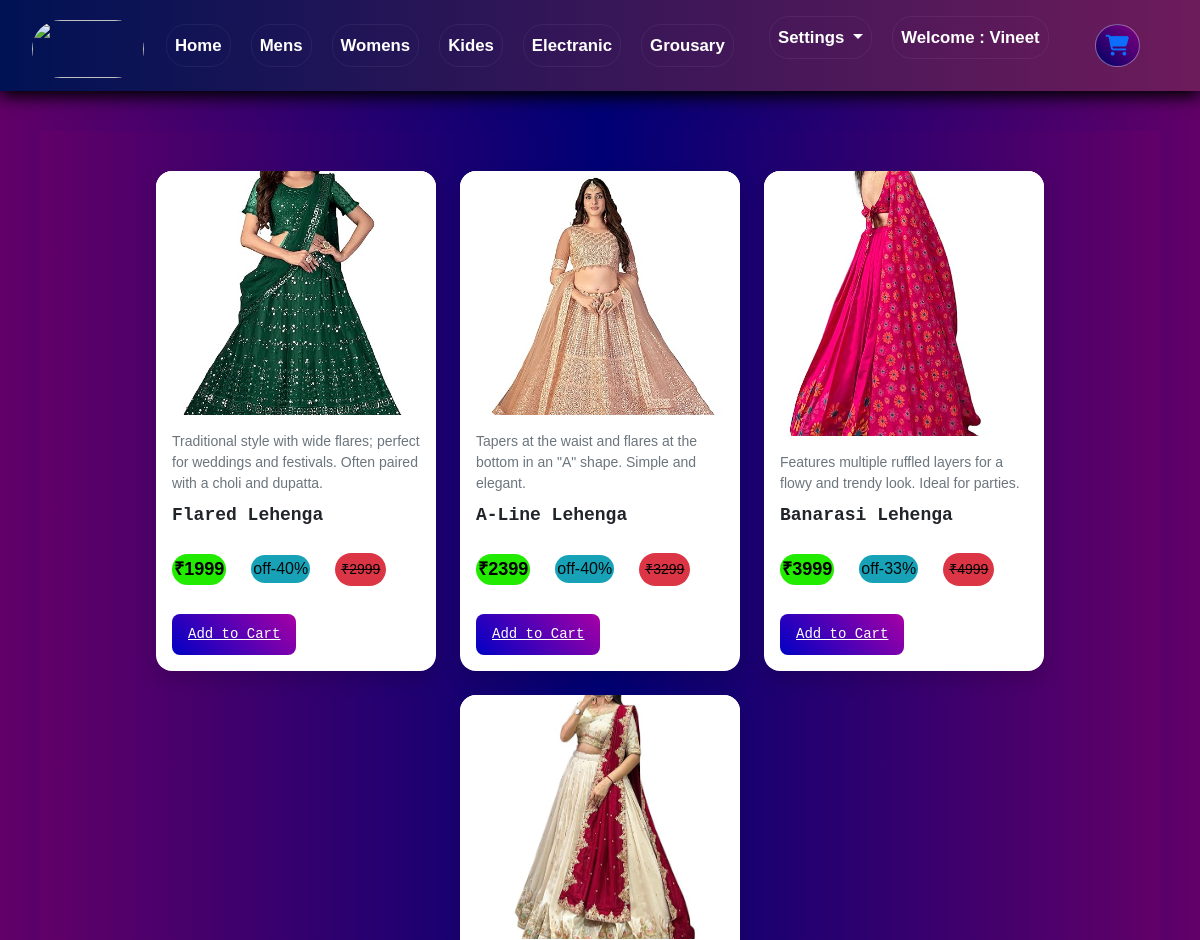
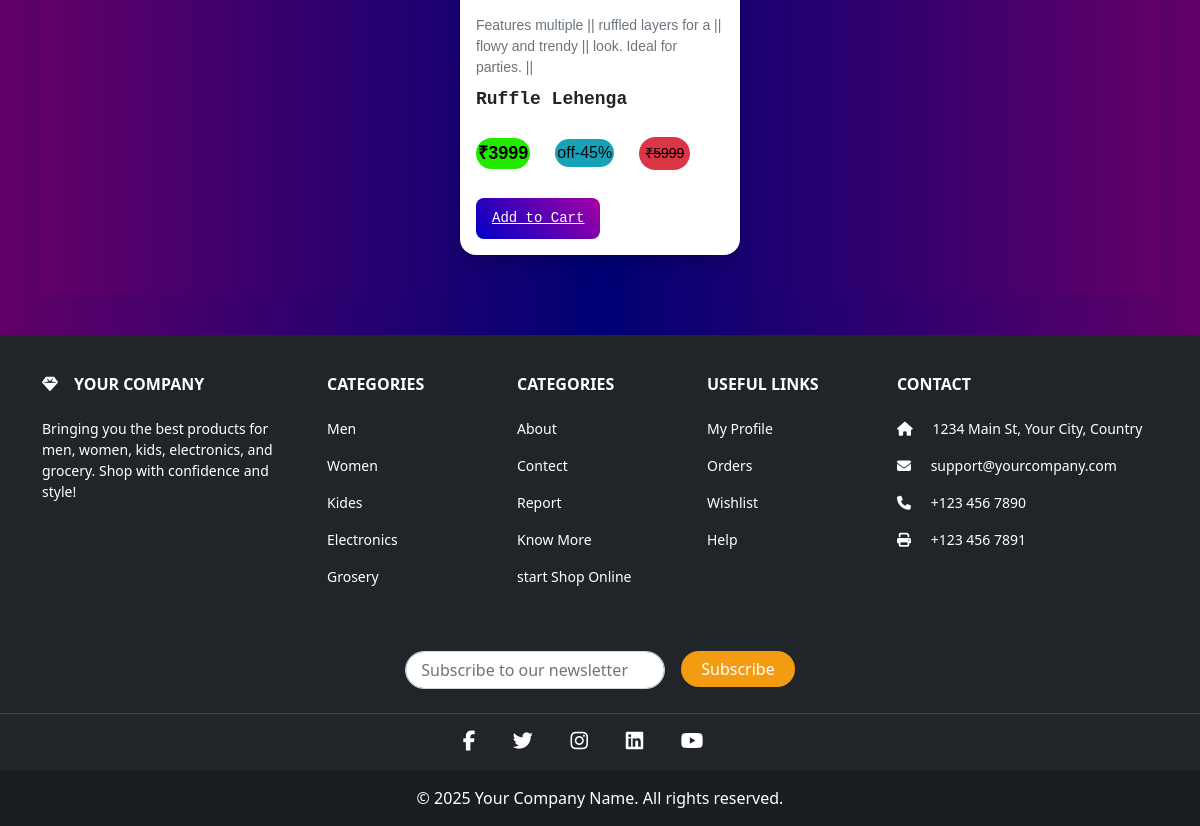
Page /womens/7 on the committed database (2 pictures, top to bottom).
### app/models.py (models this page shows)
class Customer(models.Model):
    cus_name = models.CharField(max_length=60)
    cus_email = models.EmailField(unique=True)
    cus_password = models.CharField(max_length=50)
    cus_cpassword = models.CharField(max_length=50)
    cus_image = models.ImageField(upload_to='image')
    cus_phone = models.IntegerField()
    cus_location = models.CharField(max_length=50)

class DynamicCards(models.Model):
    db_product_name = models.CharField(max_length=70)
    db_product_discription = models.CharField(max_length=400)
    db_product_discription2 = models.CharField(max_length=400)
    db_product_previous_price = models.IntegerField()
    db_product_offer_percentage = models.IntegerField()
    db_product_real_price = models.IntegerField()
    db_product_catagurays = models.CharField(max_length=100)  # <- no default here
    db_product_image1 = models.ImageField(upload_to='image')
    db_product_image2 = models.ImageField(upload_to='image')
    db_product_image3 = models.ImageField(upload_to='image')
    db_product_image4 = models.ImageField(upload_to='image')
    db_product_image5 = models.ImageField(upload_to='image')
    db_product_image6 = models.ImageField(upload_to='image')

### app/views.py (the view)
# urls.py: path('womens/<int:pk>',views.womens1,name='womens1'),
def womens1(request,pk):
    userdata = Customer.objects.get(id=pk)
    productDetails = DynamicCards.objects.filter(db_product_catagurays='women')
    return render(request,'womens.html',{'userdata':userdata,'productDetails':productDetails})

### app/templates/womens.html (shortened to what this page needs)
{% extends "comman.html" %}
{% load static %}
{% block css %}
{{ block.super }}
<link rel="stylesheet" href="{% static 'css/home.css' %}">
{% endblock css %}
{% block content %}
<div id="mainCardDiv">
<div id="mainCardDiv">
  {% for product in productDetails %}
    <div id="cardDiv">
      <div class="imageDiv">
        <img src="{{ product.db_product_image1.url }}" alt="{{ product.db_product_name }}">
      </div>
      <div id="detailesDiv">
        <div class="paradetailesDiv">
          <p class="paradet">{{ product.db_product_discription }}</p>
          <strong class="nameProduct">{{ product.db_product_name }}</strong>
        </div>
        <div class="offerDiv">
          <p class="currPrice">₹{{ product.db_product_real_price }}</p>
          <p class="offerPrice">off-{{ product.db_product_offer_percentage }}%</p>
          <p class="privePrice"><s>₹{{ product.db_product_previous_price }}</s></p>
        </div>
        <div class="buttonDiv">
          {% if userdata %}
            <a href="{% url 'addcard' pk=product.id jk=userdata.id %}" class="addToCardbtn">Add to Cart</a>
          {% endif %}
        </div>
      </div>
    </div>
  {% endfor %}
</div>
</div>
{% endblock %}

### app/templates/comman.html (shortened to what this page needs)
<!doctype html>
<html lang="en">
<head>
    <link href="https://cdn.jsdelivr.net/npm/bootstrap@5.0.2/dist/css/bootstrap.min.css"
        rel="stylesheet"
>
    <link rel="stylesheet"
        href="https://cdnjs.cloudflare.com/ajax/libs/font-awesome/6.7.2/css/all.min.css"
 />
    {% load static %}
    {% block css %}
    <link rel="stylesheet" href="{% static 'css/comman.css' %}">
    {% endblock %}
</head>
<body>
    <nav class="navbar navbar-expand-lg">
        <div class="container-fluid">
            <div id="LogoDiv">
                <img src="../static/image/log1.png" alt="" class="logoImg2">
            </div>
            {% if userdata %}
            <div class="collapse navbar-collapse" id="navbarSupportedContent">
                <ul class="navbar-nav me-auto mb-2 mb-lg-0">
                    <li class="nav-item">
                        <a class="nav-link" href="{% url 'home1' pk=userdata.id %}">Home</a>
                    </li>
                    <li class="nav-item">
                        <a class="nav-link" aria-current="page"
                            href="{% url 'mens1' pk=userdata.id %}">Mens</a>
                    </li>
                    <li class="nav-item">
                        <a class="nav-link" aria-current="page"
                            href="{% url 'womens1' pk=userdata.id %}">Womens</a>
                    </li>
                    <li class="nav-item">
                        <a class="nav-link" aria-current="page"
                            href="{% url 'kides1' pk=userdata.id %}">Kides</a>
                    </li>
                    <li class="nav-item">
                        <a class="nav-link" aria-current="page"
                            href="{% url 'electranics1' pk=userdata.id %}">Electranic</a>
                    </li>
                    <li class="nav-item">
                        <a class="nav-link" aria-current="page"
                            href="{% url 'grousary1' pk=userdata.id %}">Grousary</a>
                    </li>
                </ul>
                <form  class="d-flex">
                    <ul class="navbar-nav me-auto mb-2 mb-lg-0">
                        <li class="nav-item dropdown">
                            <a class="nav-link dropdown-toggle" href="#" id="navbarDropdown"
                                role="button" data-bs-toggle="dropdown" aria-expanded="false">
                                Settings
                            </a>
                        </li>
                        <li class="nav-item">
                            <a class="nav-link active" aria-current="page" href="#">Welcome :
                                {{userdata.cus_name}}</a>
                        </li>
                    </ul>
                    <div id="cartDiv">
                        {% if userdata %}
                            <a class="nav-link active" aria-current="page"
                                href="{% url 'showCart' pk=userdata.id  %}">
                                <i class="fa-solid fa-cart-shopping"></i>
                            </a>
                        {% else %}
                            <a class="dropdown-item" href="{% url 'login' %}">Login</a>
                        {% endif %}
                    </div>
                </form>
            </div>
            {% endif %}
        </div>
    </nav>
    <div>
        {% block content %}{% endblock %}
    </div>
    <footer class="text-center text-lg-start bg-dark text-white pt-4">
        <div class="container text-center text-md-start">
            <div class="row mt-3">
                <div class="col-md-3 col-lg-4 col-xl-3 mx-auto mb-4">
                    <h6 class="text-uppercase fw-bold mb-4">
                        <i class="fas fa-gem me-3"></i>Your Company
                    </h6>
                    <p>
                        Bringing you the best products for men, women, kids, electronics, and
                        grocery. Shop with confidence and style!
                    </p>
                </div>
                <div class="col-md-2 col-lg-2 col-xl-2 mx-auto mb-4">
                    <h6 class="text-uppercase fw-bold mb-4">Categories</h6>
                    <p><a href="#" class="text-reset">Men</a></p>
                    <p><a href="#" class="text-reset">Women</a></p>
                    <p><a href="#" class="text-reset">Kides</a></p>
                    <p><a href="#" class="text-reset">Electronics</a></p>
                    <p><a href="#" class="text-reset">Grosery</a></p>
                </div>
                <div class="col-md-2 col-lg-2 col-xl-2 mx-auto mb-4">
                    <h6 class="text-uppercase fw-bold mb-4">Categories</h6>
                    <p><a href="#" class="text-reset">About</a></p>
                    <p><a href="#" class="text-reset">Contect</a></p>
                    <p><a href="#" class="text-reset">Report</a></p>
                    <p><a href="#" class="text-reset">Know More</a></p>
                    <p><a href="#" class="text-reset">start Shop Online</a></p>
                </div>
                <div class="col-md-3 col-lg-2 col-xl-2 mx-auto mb-4">
                    <h6 class="text-uppercase fw-bold mb-4">Useful Links</h6>
                    <p>
                        {% if userdata %}
                        <a class="text-reset" href="{% url 'deshbord' pk=userdata.id %}">My
                            Profile</a>
                        {% else %}
                        <a class="text-reset" href="{% url 'login' %}">Login</a>
                        {% endif %}
                    </p>
                    <p><a href="#" class="text-reset">Orders</a></p>
                    <p><a href="#" class="text-reset">Wishlist</a></p>
                    <p><a href="#" class="text-reset">Help</a></p>
                </div>
                <div class="col-md-4 col-lg-3 col-xl-3 mx-auto mb-md-0 mb-4">
                    <h6 class="text-uppercase fw-bold mb-4">Contact</h6>
                    <p><i class="fas fa-home me-3"></i> 1234 Main St, Your City, Country</p>
                    <p><i class="fas fa-envelope me-3"></i> support@yourcompany.com</p>
                    <p><i class="fas fa-phone me-3"></i> +123 456 7890</p>
                    <p><i class="fas fa-print me-3"></i> +123 456 7891</p>
                </div>
            </div>
        </div>
        <div class="container mt-4">
            <form class="row g-3 justify-content-center">
                <div class="col-auto">
                    <input type="email" class="form-control"
                        placeholder="Subscribe to our newsletter">
                </div>
                <div class="col-auto">
                    <button type="submit" class="btn btn-primary mb-3">Subscribe</button>
                </div>
            </form>
        </div>
        <div class="text-center py-3">
            <a href="#" class="text-white me-4">
                <i class="fab fa-facebook-f"></i>
            </a>
            <a href="#" class="text-white me-4">
                <i class="fab fa-twitter"></i>
            </a>
            <a href="#" class="text-white me-4">
                <i class="fab fa-instagram"></i>
            </a>
            <a href="#" class="text-white me-4">
                <i class="fab fa-linkedin"></i>
            </a>
            <a href="#" class="text-white me-4">
                <i class="fab fa-youtube"></i>
            </a>
        </div>
        <div class="text-center p-3" style="background-color: rgba(0, 0, 0, 0.2);">
            © 2025 Your Company Name. All rights reserved.
        </div>
    </footer>
</body>
</html>

### app/static/css/comman.css (style rules this page uses)
* { margin: 0; padding: 0; box-sizing: border-box; }
body { background-color: #0066ff; font-family: 'Poppins', sans-serif; height: auto; }
.navbar { background: linear-gradient(90deg, #001254, #6d1b5b); padding: 1rem 2rem; box-shadow: 0 6px 15px rgb(0, 0, 0); position: sticky; top: 0; left: 0; right: 0; z-index: 100; }
#LogoDiv { display: grid; }
.logoImg2 { position: relative; top: 4px; font-size: smaller; width: 112px; height: 58px; left: -12px; border-radius: 67px; }
.navbar-nav .nav-link { color: #ffffff; font-weight: 600; margin: 0 10px; transition: all 0.3s ease; font-size: 1.05rem; border: 1px solid #ffffff0f; border-radius: 20px; }
#cartDiv { color: #ffffff; font-size: 1.3rem; margin-left: 20px; cursor: pointer; position: relative; }
#cartDiv i { border: 1px solid #e7e7e770; padding: 10px; border-radius: 50%; background: linear-gradient(45deg, rgb(0, 0, 100), rgb(130, 0, 128)); }
footer { font-family: 'Segoe UI', Tahoma, Geneva, Verdana, sans-serif; background-color: #222; color: #ddd; }
footer a { color: #ddd; text-decoration: none; }
footer h6 { font-weight: 600; color: #fff; }
footer .form-control { border-radius: 20px; padding-left: 15px; }
footer .btn-primary { background-color: #f39c12; border: none; border-radius: 20px; padding: 6px 20px; transition: background-color 0.3s ease; }
footer i.fab { font-size: 20px; margin-right: 10px; transition: color 0.3s ease, transform 0.3s ease; }
footer p, footer a { font-size: 14px; }
footer .text-center.py-3 { border-top: 1px solid #444; margin-top: 10px; }

### app/static/css/home.css (style rules this page uses)
#mainCardDiv { display: flex; flex-wrap: wrap; gap: 24px; justify-content: center; padding: 40px; background: linear-gradient(90deg, rgb(97, 0, 104), rgb(0, 0, 117), rgb(97, 0, 104)); }
#cardDiv { background: #fff; width: 280px; border-radius: 16px; box-shadow: 0 8px 20px rgba(0, 0, 0, 0.15); overflow: hidden; display: flex; flex-direction: column; height: 500px; transition: transform 0.3s ease, box-shadow 0.3s ease; }
.imageDiv { width: 100%; height: 300px; overflow: hidden; position: relative; }
.imageDiv img { width: 100%; height: 100%; object-fit: cover; transition: transform 0.4s ease; }
#detailesDiv { padding: 16px; display: flex; flex-direction: column; justify-content: space-between; flex-grow: 1; }
.paradetailesDiv { margin-bottom: 12px; }
.paradet { font-size: 14px; color: #6c757d; margin: 0 0 8px 0; }
.nameProduct { font-size: 18px; font-weight: 600; color: #212529; font-family: monospace; }
.offerDiv { display: flex; align-items: center; gap: 25px; margin: 12px 0; }
.currPrice { background-color: rgb(35, 235, 0); font-size: 18px; font-weight: bold; color: #000000; padding: 2px; border-radius: 30px; }
.offerPrice { font-size: 16px; color: #000708; background-color:#17a2b8; padding: 2px; border-radius: 30px; }
.privePrice { font-size: 14px; color: #000000; background-color: #dc3545; padding: 6px; border-radius: 30px; }
.buttonDiv { display: flex; align-items: center; justify-content: space-between; gap: 10px; }
.addToCardbtn { background:linear-gradient(45deg,rgb(0, 0, 197),rgb(167, 0, 164)); color: #fff; border: none; padding: 10px 16px; border-radius: 8px; cursor: pointer; font-size: 14px; transition: background 0.3s ease; font-family: monospace; }

### rows in the picture
Customer: cus_name "Vineet"
DynamicCards: db_product_image1 (picture), db_product_discription "Traditional style with wide flares; perfect for weddings and festivals. Often paired with a choli and dupatta.", db_product_name "Flared Lehenga", db_product_real_price "1999", db_product_offer_percentage "40", db_product_previous_price "2999"
DynamicCards: db_product_image1 (picture), db_product_discription "Tapers at the waist and flares at the bottom in an \"A\" shape. Simple and elegant.", db_product_name "A-Line Lehenga", db_product_real_price "2399", db_product_offer_percentage "40", db_product_previous_price "3299"
DynamicCards: db_product_image1 (picture), db_product_discription "Features multiple ruffled layers for a flowy and trendy look. Ideal for parties.", db_product_name "Banarasi Lehenga", db_product_real_price "3999", db_product_offer_percentage "33", db_product_previous_price "4999"
DynamicCards: db_product_image1 (picture), db_product_discription "Features multiple || ruffled layers for a || flowy and trendy || look. Ideal for parties. ||", db_product_name "Ruffle Lehenga", db_product_real_price "3999", db_product_offer_percentage "45", db_product_previous_price "5999"
